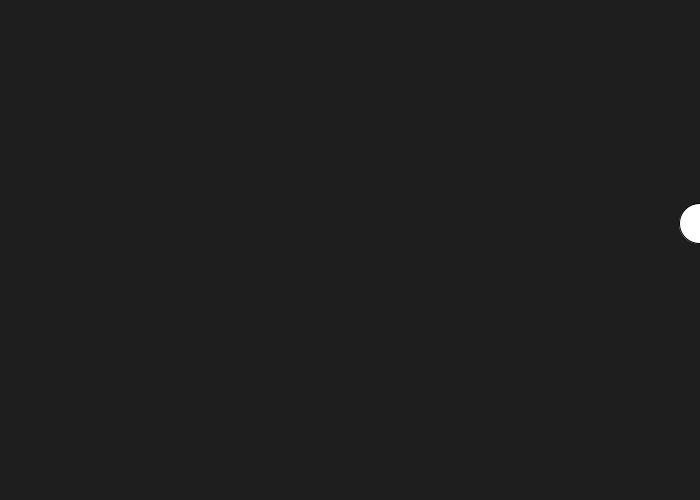
Frame 1 (no input)
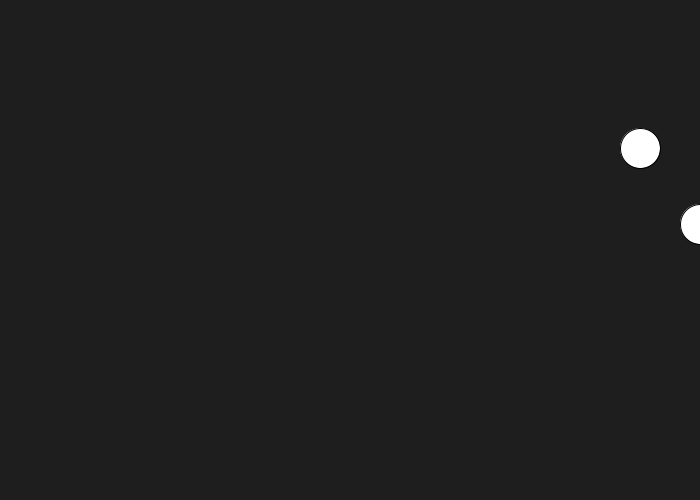
Frame 60 (the mouse pressed at the canvas centre just before this capture)
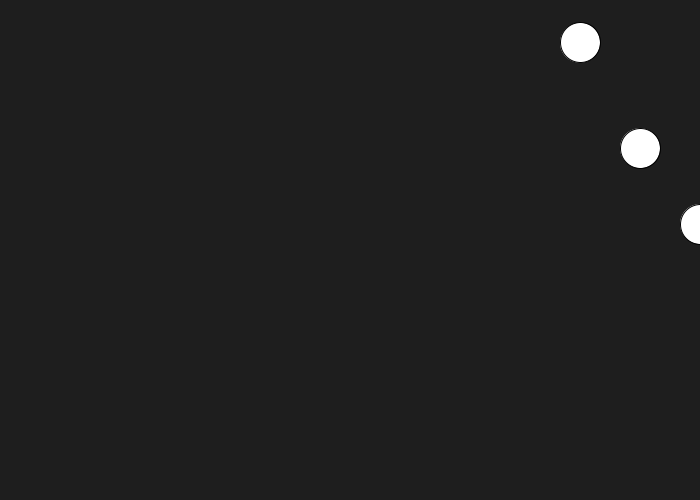
Frame 120 (the mouse held since frame 60 and released just before this capture)

The Processing sketch that drew these frames (run headless with seeded random() and noise(); from frame 60 on, the mouse is pressed at the canvas centre):

// Processing sketch: trig_06_shmup_foe
// ── trig_06_shmup_foe.pde
// Shoot-Em-Up Style Enemy Movement using Sine Wave
// Example by Andy Wallace for Trig Workshop at Wonderville on 2019.08.10

//an array of Foe objects
Foe foes[] = new Foe[10];

void setup(){
  size(700,500);
  
  for (int i=0; i<10; i++){
    float x = width + i * 60;
    foes[i] = new Foe(x);
  }
 
}

void draw(){
  background(30,30,30);
  
  for (int i=0; i<10; i++){
    foes[i].draw();
  }
}
// ── Foe.pde
class Foe{
 
  float x;
  float y;
  float anchor_y;
  
  float x_speed = 1;
  float y_range = 100;
  
  public Foe(float start_x){
    x = start_x;
    anchor_y = 125;
  }
  
  void draw(){
    x -= x_speed;
    
    //y position based on sin with x as input
    float angle = x * 0.02;
    y = anchor_y + sin(angle) * y_range;
    
    //actually draw it
    ellipse(x,y, 40,40); 
  }
  
}
